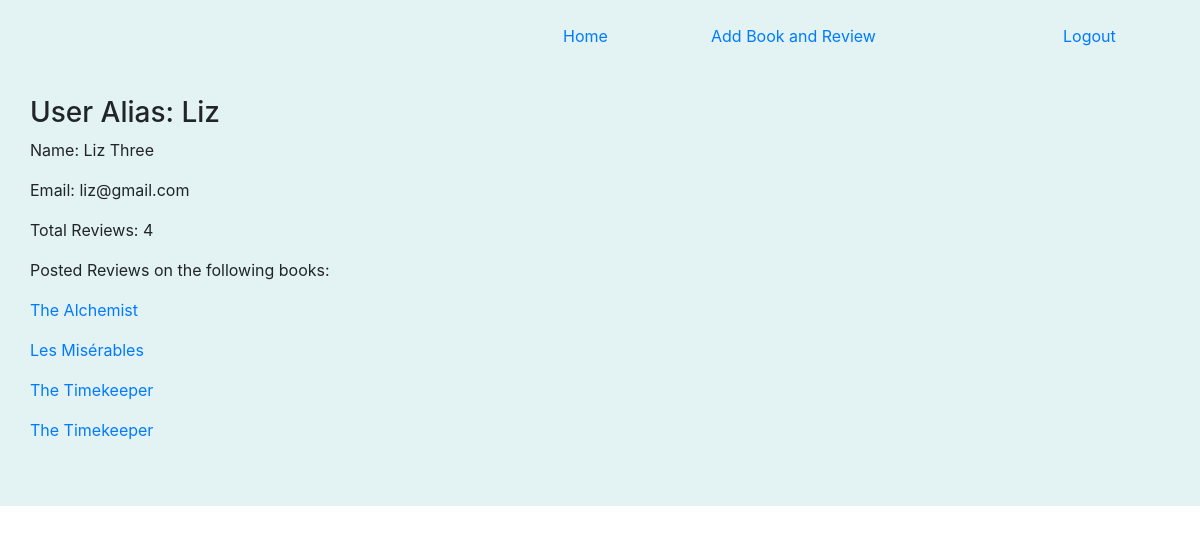
Page /books/users/3 on the committed database.
### login_app/models.py (models this page shows)
class User(models.Model):
    name= models.CharField(max_length=50)
    alias= models.CharField(max_length=50)
    birthday= models.DateTimeField()
    email= models.CharField(max_length=100, unique=True)
    password= models.CharField(max_length=60)
    created_at= models.DateTimeField(auto_now_add=True)
    updated_at= models.DateTimeField(auto_now=True)
    objects = UserManager()

### dojo_app/models.py (models this page shows)
class Review(models.Model):
    review= models.TextField()
    rating= models.IntegerField()
    user= models.ForeignKey('login_app.User', related_name="reviews", on_delete=models.CASCADE)
    book= models.ForeignKey(Book, related_name="reviews", on_delete=models.CASCADE)
    created_at = models.DateTimeField(auto_now_add=True)
    updated_at = models.DateTimeField(auto_now=True)

class Book(models.Model):
    title= models.CharField(max_length=255)
    user= models.ForeignKey('login_app.User', related_name="books", on_delete=models.CASCADE)
    author= models.ForeignKey(Author, related_name="books", on_delete=models.CASCADE)
    created_at = models.DateTimeField(auto_now_add=True)
    updated_at = models.DateTimeField(auto_now=True)

### dojo_app/views.py (the view)
# urls.py: path('users/<int:user_id>', views.users),
def users(request, user_id):
    context={
        'user': User.objects.get(id= user_id),
    }
    return render(request, 'users.html', context)

### dojo_app/templates/users.html (shortened to what this page needs)
<!DOCTYPE html>
<html lang="en">
    <head>
        <link href="https://cdn.jsdelivr.net/npm/bootstrap@5.0.1/dist/css/bootstrap.min.css" rel="stylesheet">
        <link rel="stylesheet" href="https://stackpath.bootstrapcdn.com/bootstrap/4.5.2/css/bootstrap.min.css">
    </head>
    <body>
        <div class="container-fluid pb-5" style="background-color: rgb(227, 242, 243)">
            <div class="row mb-5">
                <div class="col-5 ml-5">
                </div>
                <div class="col-1 d-flex">
                    <a class=" mt-4" href="/books">Home</a>
                    </div>
                <div class="col-4 d-flex">
                    <a class=" float-right mt-4 ml-5" href="/books/add">Add Book and Review</a>
                    </div>
                <div class="col-1 d-flex">
                <a class=" mt-4" href="/">Logout</a>
                </div>
            </div>
            <div class="col">
                <h3>User Alias: {{user.alias}}</h3>
                <p>Name: {{user.name}}</p>
                <p>Email: {{user.email}}</p>
                <p>Total Reviews: {{user.reviews.all.count}}</p>
                <p>Posted Reviews on the following books:</p>
                {% for review in user.reviews.all %}
                {% if user.id == review.user.id %}
                <p><a href="/books/{{review.book.id}}">{{review.book.title}}</a></p>
                {% endif %}
                {% endfor %}
            </div>
        </div>
    </body>
</html>

### rows in the picture
User: alias "Liz", name "Liz Three", email "liz@gmail.com", reviews.all.count "4"
Review: book "The Alchemist"
Review: book "Les Misérables"
Review: book "The Timekeeper"
Review: book "The Timekeeper"
